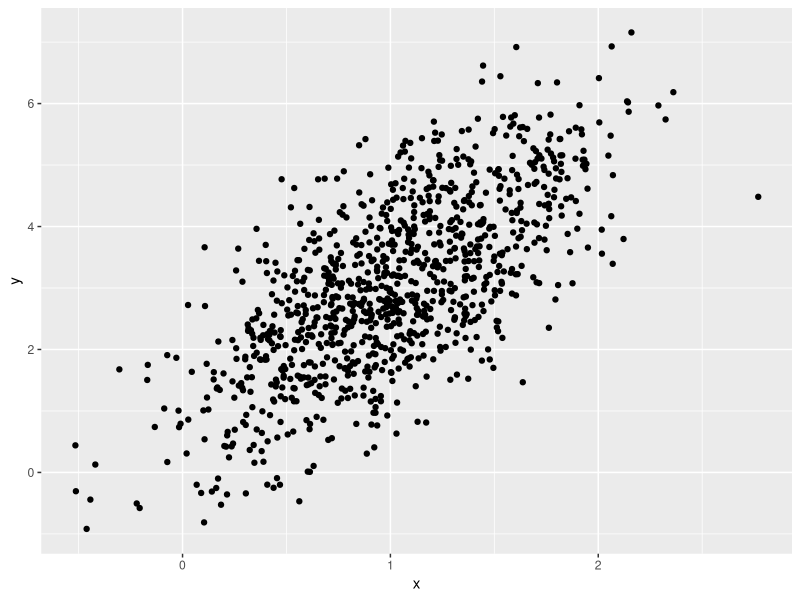

The R source for this figure:
## ---- chunk 1
library(tidyverse)
## ---- chunk 2
samp = rnorm(100)
length(samp)
## ---- chunk 3
example_df = 
  tibble(
    vec_numeric = 1:4,
    vec_char = c("My", "name", "is", "jeff"),
    vec_factor = factor(c("male", "male", "female", "female"))
  )
## ---- chunk 4
new_df = 
  tibble(
    x = rnorm(100),
    y = 1 + 2 * x + rnorm(100)
  )
## ---- chunk 5
plot_df = 
  tibble(
    x = rnorm(1000, mean = 1, sd = .5),
    y = 1 + 2 * x + rnorm(1000)
  )

ggplot(plot_df, aes(x = x, y = y)) + geom_point()
